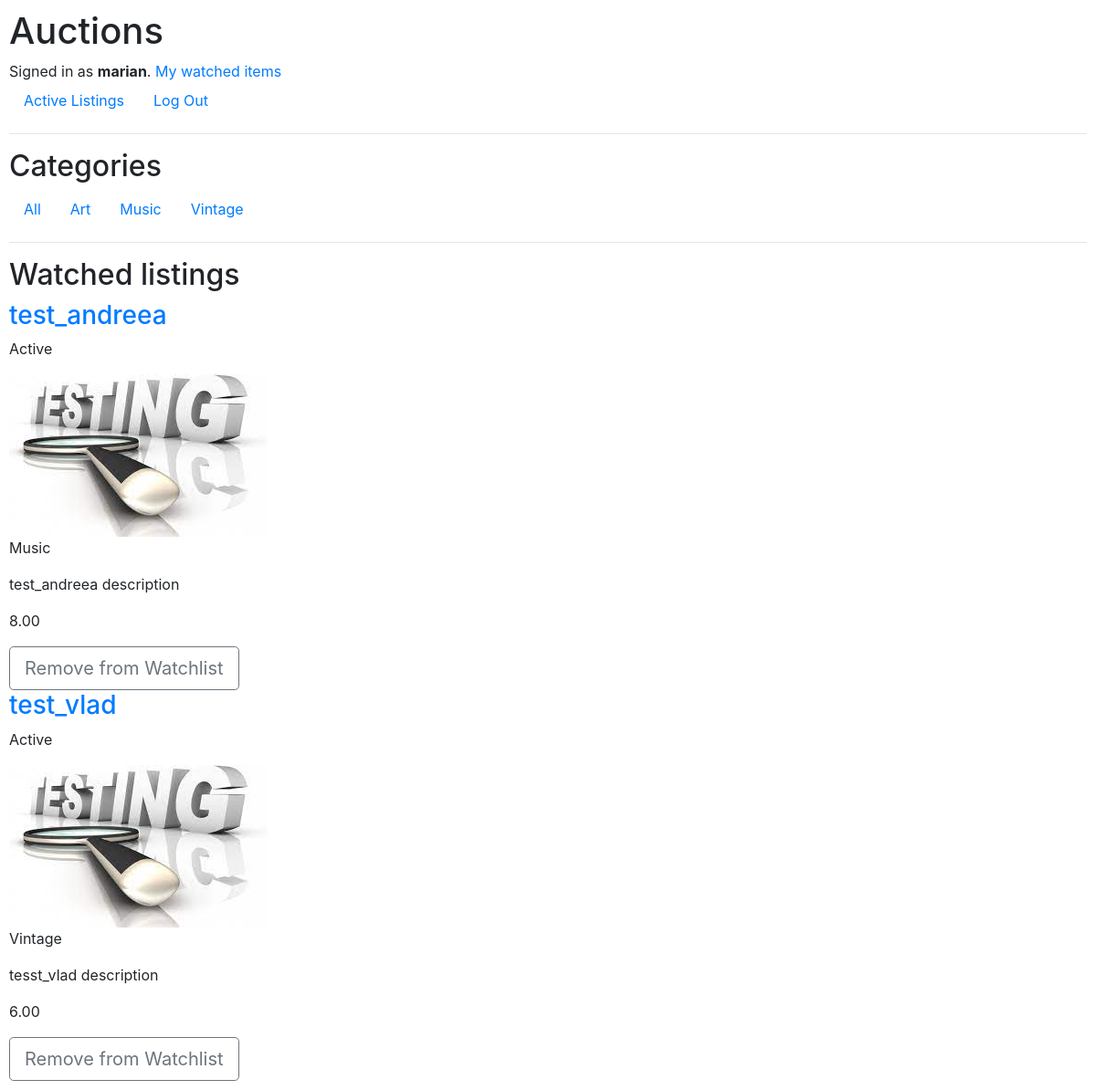
Screenshot of /watching/ (signed in) with the database file from the repository.
### auctions/models.py (models this page shows, shortened)
class User(AbstractUser):
    pass

class Category(models.Model):
    name = models.CharField(max_length=50)
    def __str__(self):
        return self.name
    class Meta:
        ordering = ['name']

class Listing(models.Model):
    user = models.ForeignKey(User, on_delete=models.CASCADE, null=False, blank=True)
    title = models.CharField(max_length=64)
    description = models.CharField(max_length=200)
    image = models.FileField(upload_to=image_path, blank=True, null=False)
    starting = models.DecimalField(max_digits=3, decimal_places=2,validators=[MinValueValidator(limit_value=1)], default=1)
    category = models.ForeignKey(Category, on_delete=models.CASCADE, null=True, related_name='category')
    active = models.BooleanField(default=True)
    def image_url(self):
        return self.image.url if self.image else None

class Bid(models.Model):
    user = models.ForeignKey(User, on_delete=models.CASCADE,null=False, blank=True, related_name="user_bid")
    listing = models.ForeignKey(Listing, on_delete=models.CASCADE,null=True, blank=True, related_name="listing_bid")
    bid = models.DecimalField(max_digits=3, decimal_places=2)

### auctions/views.py (the view)
# urls.py: path("watching/", views.watching_list, name="watching"),
@login_required(login_url='/login/')
def watching_list(request):
    items = Watching.objects.all().filter(user=request.user).values_list('listing', flat=True)
    listings = Listing.objects.filter(pk__in=items)
    return render(request, "auctions/watched_items.html", {
        "listings" : listings,
    })

### auctions/templatetags/show_categories.py (called while the page is built)
@register.inclusion_tag("auctions/category_list.html")
def show_categories(categories):
    categories = Category.objects.all()
    return {"categories": categories}

### auctions/templates/auctions/watched_items.html
{% extends "auctions/layout.html" %}
{% load static %}
{% block body %}
<h2>Watched listings</h2>
    {% for listing in listings %}
    <a href="{% url 'listing' listing.id %}"><h3>{{listing.title}}</h3></a>
    {% if listing.active %}
        <p>Active</p>
    {% else %}
        {% if listing.user.id == request.user.id  %}
            <p>Congratulations! You have won this item.</p>
        {% else %}
        <p>Closed</p>
        {% endif %}
    {% endif %}
        {% if listing.image %}
            <img src="{{listing.image_url}}" alt="{{ listing.title}}">
        {% else %}
            <img src="{{ MEDIA_URL }}uploads/default.jpg" alt="No image">
        {% endif %}
    <p>{{listing.category}}</p>
    <p>{{listing.description}}</p>
    <p>{{listing.listing_bid.last.bid}}</p>
     <a href="{% url 'unwatch' listing.id  %}" role="button" class="btn btn-outline-secondary btn-lg">Remove from Watchlist</a>
    {% empty %}
        <p>No active listings.</p>
    {% endfor %}
{% endblock %}

### auctions/templates/auctions/layout.html (shortened to what this page needs)
{% load static %}
{% load show_categories %}
<!DOCTYPE html>
<html lang="en">
    <head>
        <link rel="stylesheet" href="https://stackpath.bootstrapcdn.com/bootstrap/4.4.1/css/bootstrap.min.css">
        <link href="{% static 'auctions/styles.css' %}" rel="stylesheet">
    </head>
    <body>
        <h1>Auctions</h1>
        <div>
            {% if user.is_authenticated %}
                Signed in as <strong>{{ user.username }}</strong>.
                <a href="{% url 'watching' %}">My watched items</a>
            {% else %}
                Not signed in.
            {% endif %}
        </div>
        <ul class="nav">
            <li class="nav-item">
                <a class="nav-link" href="{% url 'index' %}">Active Listings</a>
            </li>
            {% if user.is_authenticated %}
                <li class="nav-item">
                    <a class="nav-link" href="{% url 'logout' %}">Log Out</a>
                </li>
            {% endif %}
        </ul>
        <hr>
        {% show_categories categories %}
        <hr>
        {% block body %}
        {% endblock %}
    </body>
</html>

### auctions/templates/auctions/category_list.html
{% block body %}
<h2>Categories</h2>
<ul class="nav">
    <li class="nav-item">
        <a class="nav-link" href="{% url 'index' %}">All</a>
    </li>
    {% for category in categories %}
        <li class="nav-item">
            <a class="nav-link" href="{% url 'category' category.name %}">{{category.name}}</a>
        </li>
    {% endfor %}
</ul>
{% endblock %}

### auctions/static/auctions/styles.css (style rules this page uses)
body { padding: 10px; }

### rows the page displays
User: username "marian"
Category: name "Art"
Category: name "Music"
Category: name "Vintage"
Listing: title "test_andreea", active "Active", image_url (picture), category "Music", description "test_andreea description", listing_bid.last.bid "8.00"
Listing: title "test_vlad", active "Active", image_url (picture), category "Vintage", description "tesst_vlad description", listing_bid.last.bid "6.00"
